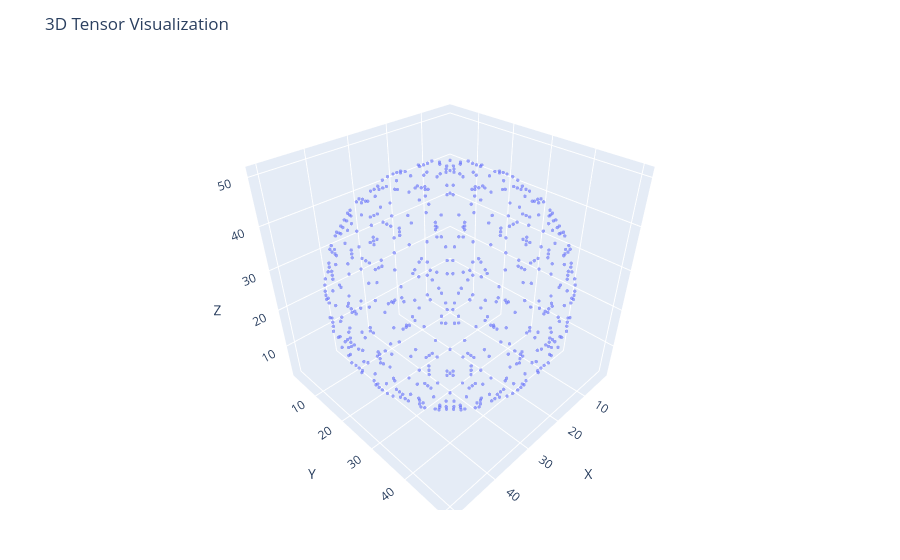

Notebook cell for this chart:
### Markdown cell above
We can also plot it, but be warned if you include too many points the visualization will get slow, so you can add a threshold of how close to 0 you plan to drop.

### Code cell
plotTensor(tensorSphere51, 0.001)

### Figure 1 — Plotly figure (JSON) as saved in the notebook; plotly's stock layout.template omitted (floating-point values rounded to 4 significant figures; data arrays with more than 128 entries replaced by an {"elided": "..."} marker saying what was removed)
{"data": [{"marker": {"opacity": 0.6, "size": 2}, "mode": "markers", "type": "scatter3d", "x": {"elided": "581 int values"}, "y": {"elided": "581 int values"}, "z": {"elided": "581 int values"}}], "layout": {"margin": {"b": 50, "l": 50, "r": 50, "t": 60}, "scene": {"aspectmode": "cube", "xaxis": {"range": [1, 52], "title": "X"}, "yaxis": {"range": [1, 52], "title": "Y"}, "zaxis": {"range": [1, 52], "title": "Z"}}, "title": "3D Tensor Visualization"}}
